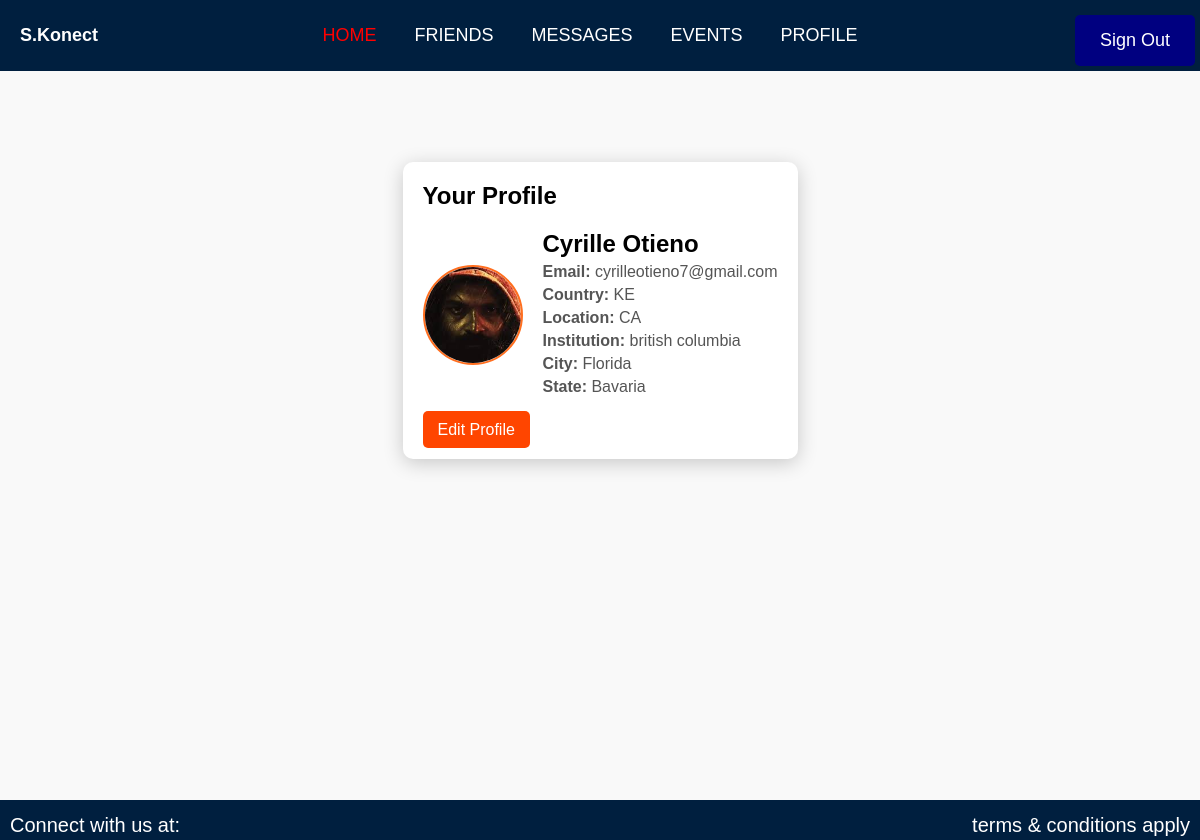
/profile (signed in), run on an earlier commit of the app's database.
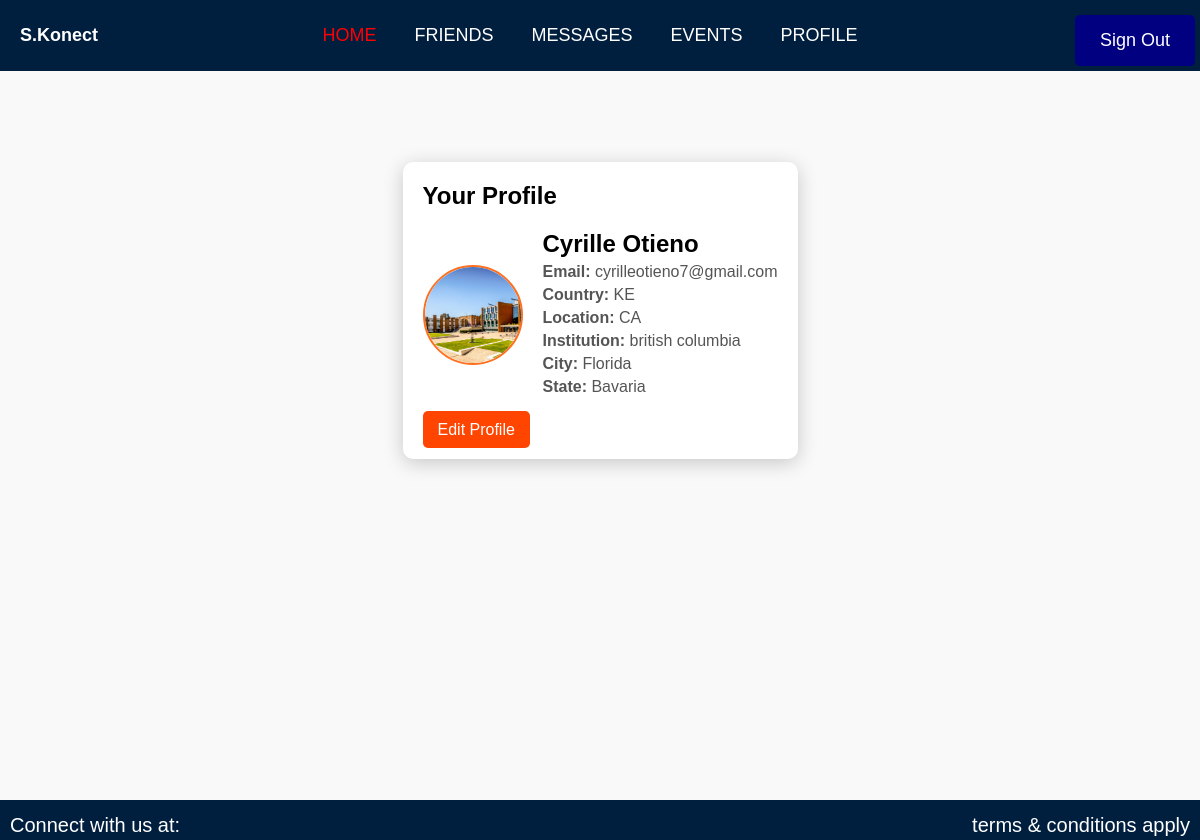
And on a later commit of the database.
### authentication/models.py (models this page shows, shortened)
class UserProfile(models.Model):
    user = models.OneToOneField(CustomUser, on_delete=models.CASCADE)
    country = models.CharField(max_length=100, null=True, blank=True)
    location = models.CharField(max_length=100, null=True, blank=True)
    institution = models.CharField(max_length=100, null=True, blank=True)
    city = models.CharField(max_length=100, null=True, blank=True)
    state = models.CharField(max_length=100, null=True, blank=True)
    profile_picture = models.ImageField(upload_to='profile_pictures/', null=True, blank=True)

class CustomUser(AbstractUser):
    country = models.CharField(max_length=100, null=True, blank=True)
    location = models.CharField(max_length=100, null=True, blank=True)
    institution = models.CharField(max_length=100, null=True, blank=True)
    city = models.CharField(max_length=100, null=True, blank=True)
    state = models.CharField(max_length=100, null=True, blank=True)
    zip_code = models.CharField(max_length=20, null=True, blank=True)
    otp = models.CharField(max_length=6, blank=True, null=True)
    otp_created_at = models.DateTimeField(blank=True, null=True)
    otp_verified = models.BooleanField(default=False)
    profile_picture = models.ImageField(upload_to='profile_pictures/', null=True, blank=True)
    password_reset_token = models.CharField(max_length=36, blank=True, null=True)
    token_created_at = models.DateTimeField(blank=True, null=True)
    is_verified = models.BooleanField(default=False)

### authentication/views.py (the view)
# urls.py: path('profile', views.profile_view, name='profile_view'),
def profile_view(request):
    if request.user.is_authenticated:
        profile = get_object_or_404(UserProfile, user=request.user)
        return render(request, "authentication/profile.html", {'profile': profile})
    else:
        return redirect('login')

### templates/authentication/profile.html (shortened to what this page needs)
{% extends "authentication/nav2.html" %}
{% load static %}
{% block content %}
<section id="profile">
    <div class="profile-container">
        <h1>Your Profile</h1>
        <div class="profile-header">
            <img src="{% if profile.profile_picture %}{{ profile.profile_picture.url }}{% else %}{% static 'images/default_profile.png' %}{% endif %}" alt="Profile Picture" class="profile-image">
            <div class="profile-info">
                <h2>{{ profile.user.first_name }} {{ profile.user.last_name }}</h2>
                <p><strong>Email:</strong> {{ profile.user.email }}</p>
                <p><strong>Country:</strong> {{ profile.country }}</p>
                <p><strong>Location:</strong> {{ profile.location }}</p>
                <p><strong>Institution:</strong> {{ profile.institution }}</p>
                <p><strong>City:</strong> {{ profile.city }}</p>
                <p><strong>State:</strong> {{ profile.state }}</p>
            </div>
        </div>
        <div class="edit-profile-button">
            <a href="{% url 'edit_profile' %}" class="edit-button">Edit Profile</a>
        </div>
    </div>
</section>
{% endblock %}

### templates/authentication/nav2.html (shortened to what this page needs)
{% load static %}
<!DOCTYPE html>
<html lang="en">
  <head>
    <link rel="stylesheet" href="{% static 'css/base.css' %}" />
  </head>
  <body>
    <div class="navbar" id="myNavbar">
      <div class="logo-container">
        <a href="{% url 'home' %}"><span style="color: #fff; font-size: 18px; font-weight: bold">S.Konect</span></a>
      </div>
      <ul>
        <li><a href="{% url 'homepage' %}" class="active">HOME</a></li>
        <li><a href="{% url 'friends' %}" >FRIENDS</a></li>
        <li><a href="{% url 'chat_list' %}">MESSAGES</a></li>
        <li><a href="#">EVENTS</a></li>
        <li><a href="{% url 'profile_view' %}" >PROFILE</a></li>
      </ul>
      <div class="btn">
        {% if user.is_authenticated %}
        <button type="submit">
          <a href="{% url 'signout' %}">Sign Out</a>
        </button>
        {% else %}
        <a href="{% url 'signup' %}"><button class="button" type="submit">Sign Up</button></a>
        <a href="{% url 'signin' %}"><button class="button" type="submit">Sign In</button></a>
        {% endif %}
      </div>
    </div>
    {% block content %}{% endblock %}
    <footer>
      <p>Connect with us at: </p>
      <p>terms & conditions apply</p>
    </footer>
  </body>
</html>

### static/css/base.css (style rules this page uses)
* { padding: 0; margin: 0; box-sizing: border-box; text-decoration: none; list-style: none; }
body { font-family: "Arial", sans-serif, "Itim", cursive; height: 100vh; }
.navbar { background-color: #001f3f; display: flex; justify-content: space-between; align-items: center; padding: 5px; width: 100%; position: fixed; top: 0; z-index: 1000; }
.logo-container { width: auto; }
.navbar ul { display: flex; justify-content: center; margin: 0; padding: 0; flex-grow: 1; }
.navbar li { margin-right: 8px; }
.btn { display: flex; gap: 10px; }
.navbar a { display: inline-block; margin: 0 5px; color: white; text-decoration: none; font-size: 18px; padding: 5px 10px; }
.navbar ul li .active { color: red; }
footer { height: 40px; background-color: #001f3f; bottom: 0; display: flex; justify-content: space-between; align-items: center; color: white; font-size: 20px; padding: 0 10px; }
p { margin: 0; }
.profile-image { width: 120px; height: 120px; border-radius: 50%; object-fit: cover; border: 3px solid #ddd; }
button { background-color: navy; color: #fff; padding: 10px 20px; border: none; border-radius: 5px; cursor: pointer; font-size: 18px; transition: background-color 0.3s ease; }
p { text-align: center; }
button { background-color: navy; color: #fff; padding: 10px; border: none; cursor: pointer; font-size: 18px; transition: background-color 0.3s ease; width: 100%; }
p { text-align: center; margin-top: 10px; }
h1 { margin-bottom: 20px; font-size: 24px; }
@media screen and (min-width: 769px) and (max-width: 1440px) { .btn { display: inline-block; margin-top: 10px; } }
#profile { display: flex; align-items: center; justify-content: center; height: 100vh; background-color: #f9f9f9; }
.profile-container { max-width: 750px; margin-top: -180px; border-radius: 10px; box-shadow: 0 4px 20px rgba(0, 0, 0, 0.2); padding: 20px; background-color: white; transition: transform 0.3s ease, box-shadow 0.3s ease; }
.profile-header { display: flex; align-items: center; margin-bottom: 20px; }
.profile-image { width: 100px; height: 100px; border-radius: 50%; margin-right: 20px; object-fit: cover; border: 2px solid #ff6f20; }
.profile-info { flex-grow: 1; }
.profile-info p { margin: 5px 0; font-size: 16px; color: #555; text-align: left; }
.edit-button { background-color: orangered; color: white; padding: 10px 15px; border: none; border-radius: 5px; cursor: pointer; transition: background-color 0.3s ease, transform 0.3s ease; }

What changed in the data, as far as the page shows it:
changed UserProfile "KE": profile_picture: a different picture
